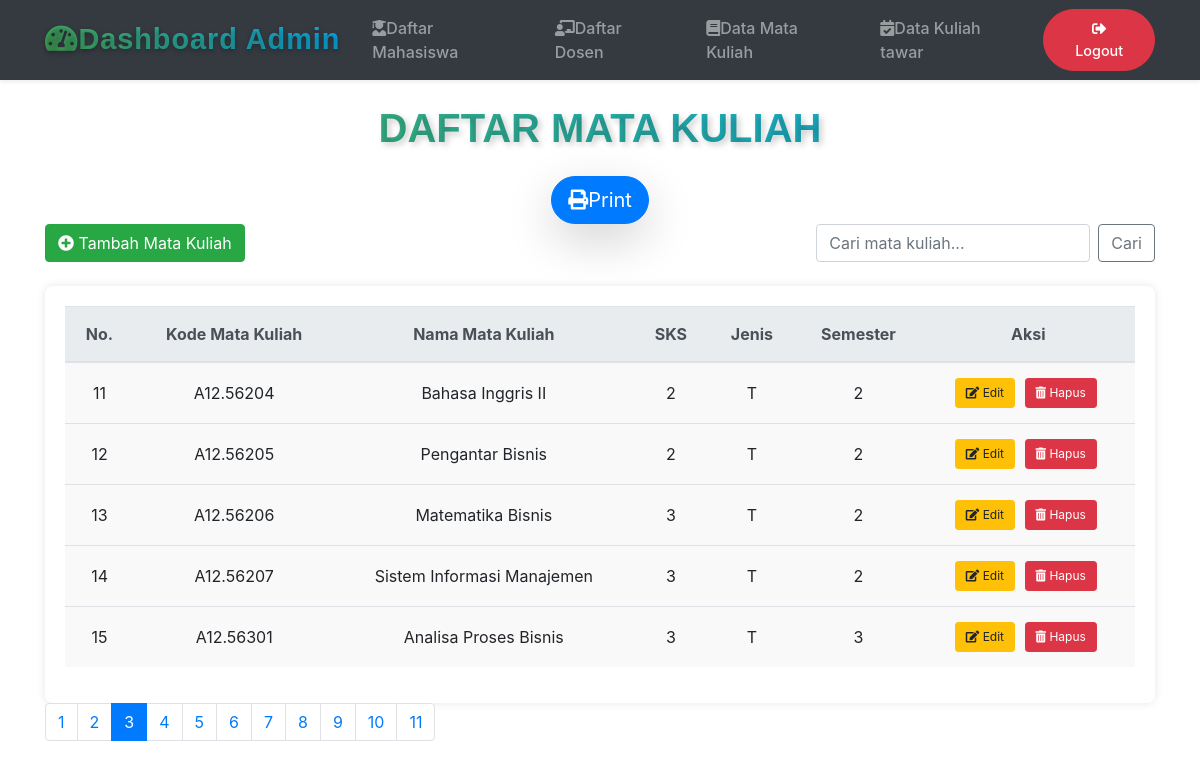
The page /dashboard_matkul_06959_fais.php?page=3 on the database its author committed.
### tables this page shows
CREATE TABLE `matkul` (
  `id` int(11) NOT NULL AUTO_INCREMENT,
  `kodematkul` char(10) DEFAULT NULL,
  `namamatkul` varchar(50) DEFAULT NULL,
  `sks` int(2) DEFAULT NULL,
  `jns` char(3) DEFAULT NULL,
  `smt` varchar(10) DEFAULT NULL,
  PRIMARY KEY (`id`)
);

### dashboard_matkul_06959_fais.php (the view, shortened to what this page needs)
<?php
$limit = 5;
$page = isset($_GET['page']) ? (int)$_GET['page'] : 1;
$start = ($page > 1) ? ($page * $limit) - $limit : 0;
$result_total = mysqli_query($koneksi, "SELECT COUNT(*) AS total FROM matkul");
$total_data = mysqli_fetch_assoc($result_total)['total'];
$total_pages = ceil($total_data / $limit);
$result = mysqli_query($koneksi, "SELECT * FROM matkul LIMIT $start, $limit");
?>
<!DOCTYPE html>
<html lang="en">
<head>
    <link rel="stylesheet" href="https://stackpath.bootstrapcdn.com/bootstrap/4.5.2/css/bootstrap.min.css">
    <link rel="stylesheet" href="https://use.fontawesome.com/releases/v5.7.0/css/all.css" />
</head>
<body>
<nav class="navbar navbar-expand-lg navbar-dark bg-dark shadow-sm">
    <div class="container">
        <a class="navbar-brand text-gradient" href="#">
            <i class="fas fa-tachometer-alt me-2"></i>Dashboard Admin
        </a>
        <div class="collapse navbar-collapse" id="navbarNav">
            <ul class="navbar-nav ms-auto align-items-center">
                <li class="nav-item">
                    <a class="nav-link px-3" href="dashboard_mahasiswa_06959_fais.php">
                        <i class="fas fa-user-graduate me-2"></i>Daftar Mahasiswa
                    </a>
                </li>
                <li class="nav-item">
                    <a class="nav-link px-3" href="dashboard_dosen_06959_fais.php">
                        <i class="fas fa-chalkboard-teacher me-2"></i>Daftar Dosen
                    </a>
                </li>
                <li class="nav-item">
                    <a class="nav-link px-3" href="dashboard_matkul_06959_fais.php">
                        <i class="fas fa-book me-2"></i>Data Mata Kuliah
                    </a>
                </li>
                <li class="nav-item">
                    <a class="nav-link px-3" href="dashboard_kultawar_06959_fais.php">
                        <i class="fas fa-calendar-check me-2"></i>Data Kuliah tawar
                    </a>
                </li>
                <li class="nav-item ms-lg-3">
                    <a class="btn btn-danger nav-link text-white rounded-pill px-4" href="index.php">
                        <i class="fas fa-sign-out-alt me-2"></i>Logout
                    </a>
                </li>
            </ul>
        </div>
    </div>
</nav>
<div class="container">
    <h2 class="text-center my-4 custom-heading">Daftar Mata Kuliah</h2>
    <div class="text-center"><a class="btn btn-primary btn-lg shadow-lg rounded-pill text-white" href="printmatkul_06959_fais.php"><i class="fas fa-print me-2"></i>Print</a></div>
    <div class="d-flex justify-content-between mb-4">
        <a href="tambah_matkul_06959_fais.php" class="btn btn-success"><i class="fas fa-plus-circle"></i> Tambah Mata Kuliah</a>
        <form class="form-inline" role="search">
            <input class="form-control mr-2" type="search" id="searchInput" placeholder="Cari mata kuliah..." aria-label="Search">
            <button class="btn btn-outline-secondary" type="submit">Cari</button>
        </form>
    </div>
    <div class="table-container">
        <table class="table table-hover">
            <thead class="thead-light">
                <tr>
                    <th>No.</th>
                    <th>Kode Mata Kuliah</th>
                    <th>Nama Mata Kuliah</th>
                    <th>SKS</th>
                    <th>Jenis</th>
                    <th>Semester</th>
                    <th>Aksi</th>
                </tr>
            </thead>
            <tbody>
                <?php if (mysqli_num_rows($result) > 0): ?>
                    <?php while($row = mysqli_fetch_assoc($result)): ?>
                        <tr class="data-container">
                            <td><?= $row['id']; ?></td>
                            <td><?= $row['kodematkul']; ?></td>
                            <td><?= $row['namamatkul']; ?></td>
                            <td><?= $row['sks']; ?></td>
                            <td><?= $row['jns']; ?></td>
                            <td><?= $row['smt']; ?></td>
                            <td class="action-links">
                                <a href="editmatkul_06959_fais.php?id=<?= $row['id']; ?>" class="btn btn-warning btn-sm"><i class="fas fa-edit"></i> Edit</a>
                                <a href="hapusmatkul_06959_fais.php?id=<?= $row['id']; ?>" class="btn btn-danger btn-sm" onclick="return confirm('Yakin ingin menghapus?');"><i class="fas fa-trash-alt"></i> Hapus</a>
                            </td>
                        </tr>
                    <?php endwhile; ?>
                <?php else: ?>
                    <tr><td colspan="6" class="text-center">Data tidak ada</td></tr>
                <?php endif; ?>
            </tbody>
        </table>
    </div>
    <nav>
        <ul class="pagination">
            <?php for ($i = 1; $i <= $total_pages; $i++): ?>
                <li class="page-item <?= ($i == $page) ? 'active' : ''; ?>">
                    <a class="page-link" href="?page=<?= $i; ?>"><?= $i; ?></a>
                </li>
            <?php endfor; ?>
        </ul>
    </nav>
</div>
</body>
</html>

### dashboard_matkul_06959_fais.php (style rules this page uses)
body { background-image: url('inigambar.jpg'); background-size: cover; background-attachment: fixed; }
.table-container { background-color: #fff; padding: 20px; border-radius: 8px; box-shadow: 0 0 10px rgba(0, 0, 0, 0.1); margin-top: 20px; overflow-x: auto; }
.pagination { justify-content: flex-start; }
.table th, .table td { vertical-align: middle; padding: 15px; }
.table td, .table th { text-align: center; }
.action-links a { margin-right: 5px; font-size: 12px; padding: 5px 10px; }
.data-container { background-color: #f9f9f9; }
.navbar { background-color: #343a40; }
.navbar-brand { font-family: 'Poppins', sans-serif; font-size: 1.8rem; font-weight: bold; letter-spacing: 1px; background: linear-gradient(45deg, #4caf50, #03a9f4); -webkit-background-clip: text; -webkit-text-fill-color: transparent; }
.custom-heading { font-family: 'Poppins', sans-serif; font-size: 2.5rem; font-weight: 700; text-transform: uppercase; color: transparent; background: linear-gradient(45deg, #4caf50, #03a9f4); -webkit-background-clip: text; text-shadow: 3px 3px 6px rgba(0, 0, 0, 0.2); }
.table { table-layout: auto; width: 100%; }
.navbar { background-color: #343a40; transition: all 0.3s ease-in-out; }
.navbar-brand { font-family: 'Poppins', sans-serif; font-size: 1.8rem; font-weight: bold; letter-spacing: 1px; text-shadow: 0 2px 5px rgba(0, 0, 0, 0.3); transition: transform 0.3s ease; }
.text-gradient { background: linear-gradient(45deg, #4caf50, #03a9f4); -webkit-background-clip: text; -webkit-text-fill-color: transparent; }
.nav-link { font-weight: 500; transition: color 0.3s, background-color 0.3s; }
.btn-danger.nav-link { font-size: 0.9rem; font-weight: 500; padding: 0.5rem 1rem; }
@media (min-width: 992px) { .ms-lg-3 { margin-left: auto !important; } }

### rows shown on the page
matkul: id "11", kodematkul "A12.56204", namamatkul "Bahasa Inggris II", sks "2", jns "T", smt "2"
matkul: id "12", kodematkul "A12.56205", namamatkul "Pengantar Bisnis", sks "2", jns "T", smt "2"
matkul: id "13", kodematkul "A12.56206", namamatkul "Matematika Bisnis", sks "3", jns "T", smt "2"
matkul: id "14", kodematkul "A12.56207", namamatkul "Sistem Informasi Manajemen", sks "3", jns "T", smt "2"
matkul: id "15", kodematkul "A12.56301", namamatkul "Analisa Proses Bisnis", sks "3", jns "T", smt "3"
